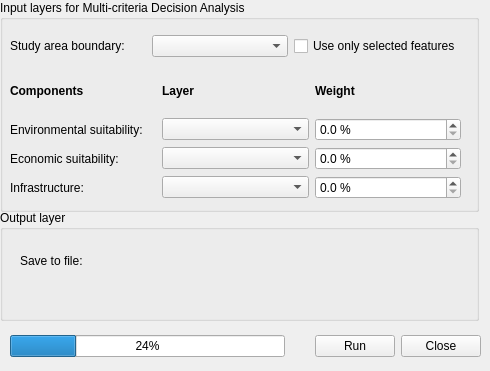
   <widget class="QWidget" name="mcda">
    <widget class="QgsCollapsibleGroupBox" name="groupbox_rasters_3">
     <property name="geometry">
      <rect>
       <x>0</x>
       <y>0</y>
       <width>479</width>
       <height>212</height>
      </rect>
     </property>
     <property name="title">
      <string>Input layers for Multi-criteria Decision Analysis</string>
     </property>
     <widget class="QWidget" name="layoutWidget_4">
      <property name="geometry">
       <rect>
        <x>10</x>
        <y>30</y>
        <width>451</width>
        <height>33</height>
       </rect>
      </property>
      <layout class="QGridLayout" name="gridLayout_14">
       <item row="0" column="2">
        <widget class="QCheckBox" name="mcda_chck_bx_use_selected_boundary">
         <property name="text">
          <string>Use only selected features</string>
         </property>
        </widget>
       </item>
       <item row="0" column="0">
        <widget class="QLabel" name="label_33">
         <property name="text">
          <string>Study area boundary: </string>
         </property>
        </widget>
       </item>
       <item row="0" column="1">
        <widget class="QgsMapLayerComboBox" name="mcda_map_layer_cmb_bx_boundary">
         <property name="iconSize">
          <size>
           <width>16</width>
           <height>16</height>
          </size>
         </property>
        </widget>
       </item>
      </layout>
     </widget>
     <widget class="QWidget" name="gridLayoutWidget_4">
      <property name="geometry">
       <rect>
        <x>10</x>
        <y>70</y>
        <width>451</width>
        <height>129</height>
       </rect>
      </property>
      <layout class="QGridLayout" name="gridLayout_11">
       <item row="0" column="2">
        <widget class="QLabel" name="label_34">
         <property name="maximumSize">
          <size>
           <width>1000</width>
           <height>160</height>
          </size>
         </property>
         <property name="font">
          <font>
           <weight>75</weight>
           <bold>true</bold>
          </font>
         </property>
         <property name="text">
          <string>Layer</string>
         </property>
        </widget>
       </item>
       <item row="2" column="0">
        <widget class="QLabel" name="label_27">
         <property name="text">
          <string>Economic suitability:</string>
         </property>
        </widget>
       </item>
       <item row="0" column="0">
        <widget class="QLabel" name="label_35">
         <property name="font">
          <font>
           <weight>75</weight>
           <bold>true</bold>
          </font>
         </property>
         <property name="text">
          <string>Components</string>
         </property>
        </widget>
       </item>
       <item row="1" column="0">
        <widget class="QLabel" name="label_36">
         <property name="text">
          <string>Environmental suitability: </string>
         </property>
        </widget>
       </item>
       <item row="0" column="3">
        <widget class="QLabel" name="label_37">
         <property name="font">
          <font>
           <weight>75</weight>
           <bold>true</bold>
          </font>
         </property>
         <property name="text">
          <string>Weight</string>
         </property>
         <property name="alignment">
          <set>Qt::AlignLeading|Qt::AlignLeft|Qt::AlignVCenter</set>
         </property>
        </widget>
       </item>
       <item row="1" column="3">
        <widget class="QgsDoubleSpinBox" name="mcda_dbl_spn_bx_env_weight">
         <property name="suffix">
          <string> %</string>
         </property>
         <property name="decimals">
          <number>1</number>
         </property>
        </widget>
       </item>
       <item row="2" column="3">
        <widget class="QgsDoubleSpinBox" name="mcda_dbl_spn_bx_econ_weight">
         <property name="suffix">
          <string> %</string>
         </property>
         <property name="decimals">
          <number>1</number>
         </property>
        </widget>
       </item>
       <item row="3" column="0">
        <widget class="QLabel" name="label_38">
         <property name="text">
          <string>Infrastructure: </string>
         </property>
        </widget>
       </item>
       <item row="3" column="3">
        <widget class="QgsDoubleSpinBox" name="mcda_dbl_spn_bx_infra_weight">
         <property name="suffix">
          <string> %</string>
         </property>
         <property name="decimals">
          <number>1</number>
         </property>
        </widget>
       </item>
       <item row="1" column="2">
        <widget class="QgsMapLayerComboBox" name="mcda_map_layer_cmb_bx_env">
         <property name="iconSize">
          <size>
           <width>16</width>
           <height>16</height>
          </size>
         </property>
        </widget>
       </item>
       <item row="2" column="2">
        <widget class="QgsMapLayerComboBox" name="mcda_map_layer_cmb_bx_econ">
         <property name="iconSize">
          <size>
           <width>16</width>
           <height>16</height>
          </size>
         </property>
        </widget>
       </item>
       <item row="3" column="2">
        <widget class="QgsMapLayerComboBox" name="mcda_map_layer_cmb_bx_infra">
         <property name="iconSize">
          <size>
           <width>16</width>
           <height>16</height>
          </size>
         </property>
        </widget>
       </item>
      </layout>
     </widget>
    </widget>
    <widget class="QgsCollapsibleGroupBox" name="mGroupBox_11">
     <property name="geometry">
      <rect>
       <x>0</x>
       <y>210</y>
       <width>479</width>
       <height>111</height>
      </rect>
     </property>
     <property name="title">
      <string>Output layer</string>
     </property>
     <widget class="QWidget" name="layoutWidget_14">
      <property name="geometry">
       <rect>
        <x>20</x>
        <y>30</y>
        <width>391</width>
        <height>42</height>
       </rect>
      </property>
      <layout class="QHBoxLayout" name="horizontalLayout_15">
       <item>
        <widget class="QLabel" name="label_77">
         <property name="text">
          <string>Save to file: </string>
         </property>
        </widget>
       </item>
       <item>
        <widget class="QgsFileWidget" name="mcda_file_wdgt_save_output" native="true">
         <property name="minimumSize">
          <size>
           <width>80</width>
           <height>35</height>
          </size>
         </property>
        </widget>
       </item>
      </layout>
     </widget>
    </widget>
    <widget class="QWidget" name="horizontalLayoutWidget_5">
     <property name="geometry">
      <rect>
       <x>10</x>
       <y>330</y>
       <width>471</width>
       <height>32</height>
      </rect>
     </property>
     <layout class="QHBoxLayout" name="horizontalLayout_16">
      <item>
       <widget class="QProgressBar" name="mcda_progress_bar">
        <property name="value">
         <number>24</number>
        </property>
       </widget>
      </item>
      <item>
       <spacer name="horizontalSpacer_15">
        <property name="orientation">
         <enum>Qt::Horizontal</enum>
        </property>
        <property name="sizeType">
         <enum>QSizePolicy::Fixed</enum>
        </property>
        <property name="sizeHint" stdset="0">
         <size>
          <width>24</width>
          <height>20</height>
         </size>
        </property>
       </spacer>
      </item>
      <item>
       <widget class="QPushButton" name="mcda_btn_run">
        <property name="text">
         <string>Run</string>
        </property>
       </widget>
      </item>
      <item>
       <widget class="QPushButton" name="mcda_btn_close">
        <property name="text">
         <string>Close</string>
        </property>
       </widget>
      </item>
     </layout>
    </widget>
   </widget>
